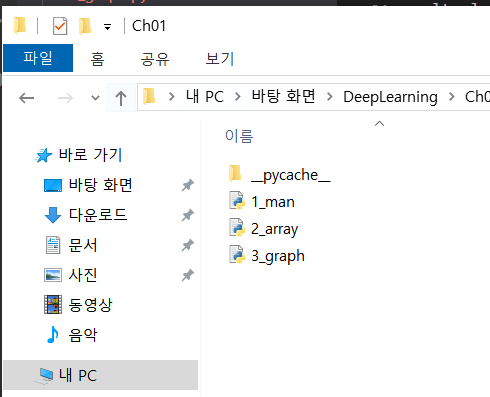
#> input picture Ch01/sample.PNG, 490 x 397 px, found by its file name
$ python 3_graph.py
#> lines starting #> are read from the running program, lines starting #| are printed output that depends on the picture
import numpy as np
import matplotlib.pyplot as plt
from matplotlib.image import imread

### 1.6.1 단순한 그래프 그리기
# 데이터 준비
# np.arange(start ,end, interval)
x = np.arange(0, 6, 0.1)
y = np.sin(x)

# 그래프 그리기
plt.plot(x, y)
plt.show()
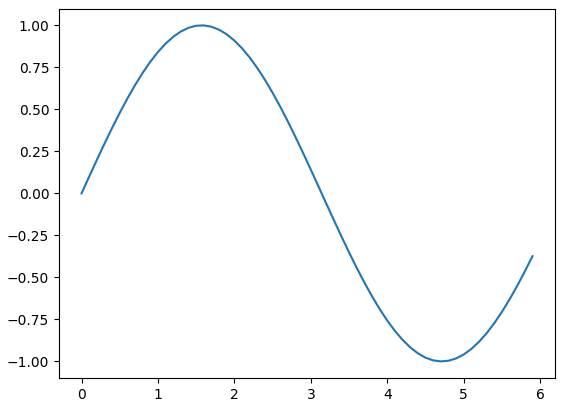
#> figure drawn by matplotlib, 1 panel; curve peaks at x = 1.6, y = 1

### 1.6.2 pyplot의 기능
# 데이터 준비
x = np.arange(0, 6, 0.1)
y1 = np.sin(x)
y2 = np.cos(x)

# 그래프 그리기
plt.plot(x, y1, label="sin")
plt.plot(x, y2, linestyle="--", label="cos")
plt.xlabel("x")
plt.ylabel("y")
plt.title('sin & cos')
plt.legend() # 범례 (Legend)는 그래프에 데이터의 종류를 표시하기 위한 텍스트
plt.show()
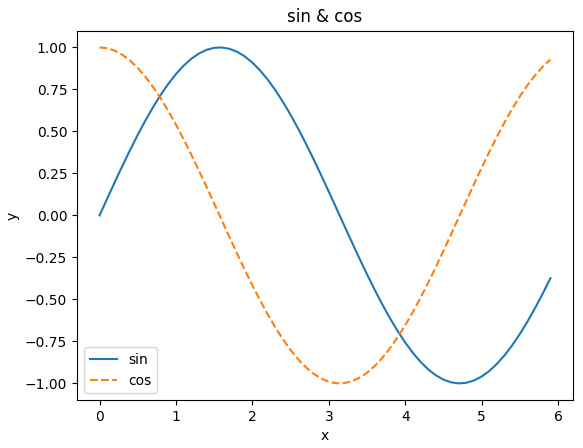
#> figure drawn by matplotlib, 1 panel; curve peaks at x = 1.6, y = 1; curve peaks at x = 0, y = 1

### 1.6.3 이미지 표시하기
img = imread('sample.png') # 이미지 읽어오기
#> img is the input picture: shape (397, 490, 4) float32; mean R, G, B, A 0.948, 0.953, 0.956, 1
plt.imshow(img)
plt.show()
